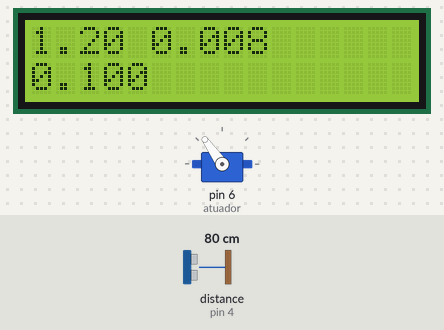
Simulated run of this sketch. Board: Arduino Uno, built with avr-gcc and run on an emulated ATmega328P. Shown: servo, 16×2 character LCD. The inputs (shaded band) are chosen by the test bench; at power-on: distance to the obstacle (sensor on pin 4) 80 cm. The echo pulse lasts 58.3 µs per cm.

Above: at 0.26 s.
Timing chart, 0 to 5.5 s (numbered marks = the images above):
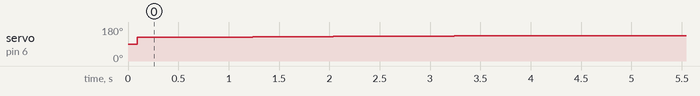

The sketch:

ball-and-beam.ino
```cpp
#include <Servo.h>
#include <Ultrasonic.h>
#include <LiquidCrystal_I2C.h>
#include <Wire.h>
#include <String.h>

//variáveis do servo, LCD e do sensor ==================

#define trigger 5
#define echo 4

Servo atuador;
Ultrasonic distance_sensor(trigger, echo);

LiquidCrystal_I2C lcd = LiquidCrystal_I2C(0x27, 16, 2);

//variáveis do PID ============================

float setPoint = 25;
double error = 0;
double lastDist = 0;
long lastProcess = 0;

double kP = 1.2,
       kI = 0.1,
       kD = 0.008;

double P = 0, I = 0, D = 0;

double PID = 0;
double dist = 0;
int angle = 95;

//variáveis de comunicação serial =================

const byte numChars = 32;
char receivedChars [numChars];
char tempChars[numChars];

//variáveis de parsing===========================

char messageFromPC[numChars] = {0};
int integerFromPC = 0;
float floatFromPC = 0.0;

boolean newData = false;

//======================

void setup() {
  Serial.begin(9600);
  atuador.attach(6);
  lcd.init();
  lcd.backlight();
}

void loop() {
//Comunicação ===================================

  recvWithStartEndMarkers();
  if(newData == true){
    strcpy(tempChars, receivedChars);
    ParseData();
    newData = false;
  }

  if(strcmp(messageFromPC, "kP") == 0){
    kP = floatFromPC;
  }
  if(strcmp(messageFromPC, "kI") == 0){
    kI = floatFromPC;
  }
  if(strcmp(messageFromPC, "kD") == 0){
    kD = floatFromPC;
  }
  if(strcmp(messageFromPC, "setpoint") == 0){
    setPoint = integerFromPC;
  }

//PID =================================

  double dist = distance_sensor.read();
    if(dist > 36){
      dist = 36;
    }
  calculatePID();
  atuador.write(angle);

//LCD ==================================

lcd.print(kP);lcd.print(" ");
lcd.print(kD,3);lcd.print(" ");
lcd.setCursor(0,1);
lcd.print(kI,3);
lcd.home();

}

void calculatePID(){
  //Implementação do PID
  error = setPoint - dist;

  float delta = (millis() - lastProcess) / 1000.0;
  lastProcess = millis();

  //P
  P = error * kP;

  //I
  I += (error * kI) * delta;
    if (I > 10){
      I = 10;
    }

  //D
  D = (lastDist - dist) * kD * delta;
  lastDist = dist;

  //criar o PID
  PID = P + I + D;

  //Levar para saída compensando com o ângulo horizontal da barra
  angle = PID + 95;

}

void recvWithStartEndMarkers(){
  static boolean recvInProgress = false;
  static byte ndx = 0;
  char startMarker = '>';
  char endMarker = '<';
  char rc;

  while(Serial.available() > 0 && newData == false){
    rc = Serial.read();

    if(recvInProgress == true){
      if(rc != endMarker){
        receivedChars[ndx] = rc;
        ndx++;
        if(ndx >= numChars){
          ndx = numChars - 1;
        }
      }
      else{
        receivedChars[ndx] = '\0';
        recvInProgress = false;
        ndx = 0;
        newData = true;
      }
    }

    else if(rc == startMarker){
      recvInProgress = true;
    }
  }
}

void ParseData(){

  char * strtokIndx;

  strtokIndx = strtok(tempChars,",");
  strcpy(messageFromPC, strtokIndx);

  strtokIndx = strtok(NULL,",");
  integerFromPC = atoi(strtokIndx);

  strtokIndx = strtok(NULL,",");
  char *eptr;
  floatFromPC = strtod(strtokIndx, &eptr);
}
```

Measured:
- by itself, servo on pin 6 (atuador): moves from 90° to 135° over 4.0 s
